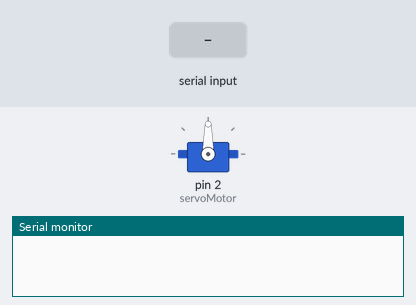
Simulated run of this sketch. Board: Arduino Uno, built with avr-gcc and run on an emulated ATmega328P. Parts: servo, the last lines printed to the serial monitor. The inputs (shaded band) are chosen by the test bench.

Above: at 1.2 s.
1.3 s: "ON\n" received over Serial
At 1.6 s:
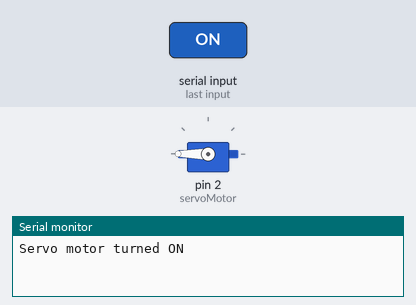
2.8 s: "OFF\n" received over Serial
At 4.0 s:
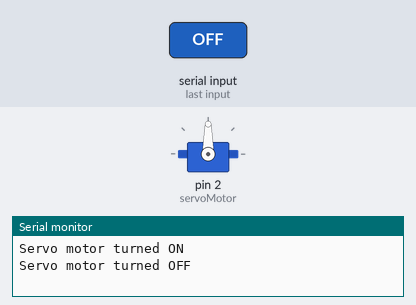
Timing chart, 0 to 5.8 s (numbered marks = the images above; inputs shaded):
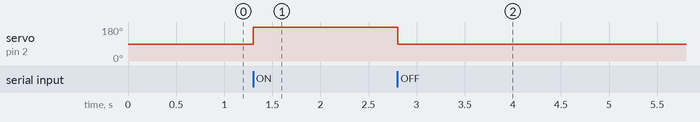

The sketch:

project.ino
```cpp
#include <Servo.h>

Servo servoMotor;

void setup()
{
  Serial.begin(9600);
  servoMotor.attach(2);
  servoMotor.write(90);
}

void loop() {
  if (Serial.available() > 0)
  {
    String command = Serial.readStringUntil('\n');

    if (command == "ON")
    {
      servoMotor.write(180);
      Serial.println("Servo motor turned ON");
    }
    else if (command == "OFF")
    {
      servoMotor.write(90);
      Serial.println("Servo motor turned OFF");
    }
  }
}
```

Measured:
- after the input at 1.3 s, servo on pin 2 (servoMotor): 90° → 180° at once
- after the input at 2.8 s, servo on pin 2 (servoMotor): 180° → 90° at once
